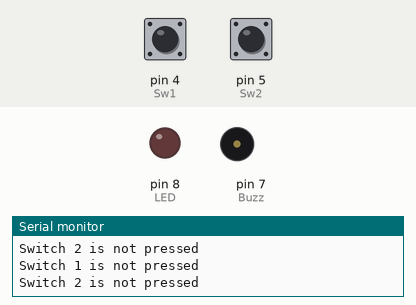
Simulated run of this sketch. Board: Arduino Uno, built with avr-gcc and run on an emulated ATmega328P. Parts: output pins drawn as LEDs (lit = HIGH), buzzer (waves = sounding), the last lines printed to the serial monitor. The test bench sets the inputs (shaded band); at power-on: pin 5 (Sw2) HIGH, pin 4 (Sw1) HIGH.

Above: at 2.8 s.
2.9 s: pin 5 (Sw2) pulled LOW for 3.2 s
At 6.1 s:
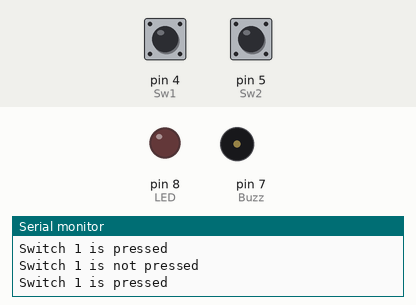
7.6 s: pin 4 (Sw1) pulled LOW for 1.2 s
At 8.9 s:
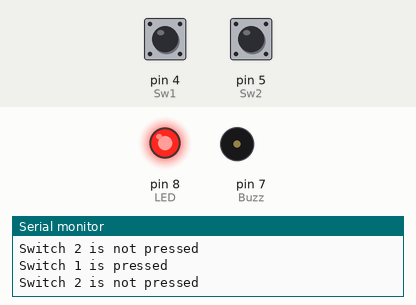
11.2 s: pin 4 (Sw1) pulled LOW for 3.2 s
At 15.5 s:
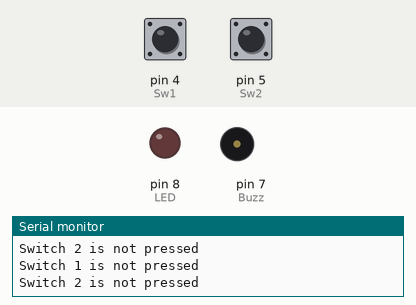
16.2 s: pin 4 (Sw1) driven LOW and pin 5 (Sw2) driven LOW
At 16.88 s:
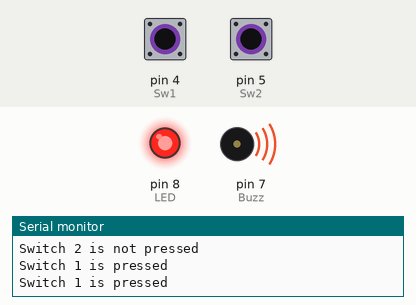
20.3 s: pin 4 (Sw1) driven HIGH
At 20.63 s:
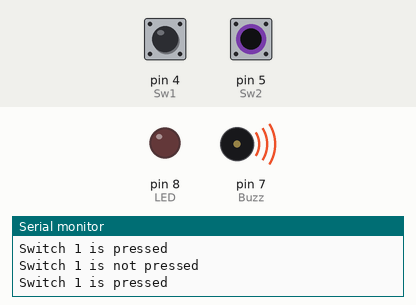
Timing chart, 0 to 25.4 s (numbered marks = the images above; inputs shaded):
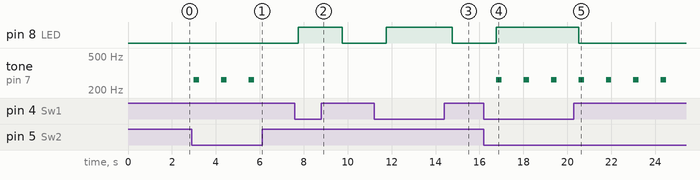

The sketch:

sketch.ino
```cpp
int Sw1=4;
int Sw2=5;
int LED=8;
int Buzz=7;
void setup()
{
  pinMode(Buzz, OUTPUT);
  pinMode(LED,OUTPUT);
  pinMode(Sw1, INPUT_PULLUP);
  pinMode(Sw2, INPUT_PULLUP);
  Serial.begin(9600);
}
void loop()
{
  int S_1,S_2;
  S_1=digitalRead(Sw1);
  S_2=digitalRead(Sw2);
  if(S_1==LOW)
  {
    tone(Buzz,262,250);
    digitalWrite(LED,HIGH);
    Serial.println("Switch 1 is pressed");
  }
  else
  {
    digitalWrite(LED,LOW);
    Serial.println("Switch 1 is not pressed");
  }
   if(S_2==LOW)
  {
    tone(Buzz,262,250);
    Serial.println("Switch 1 is pressed");
    delay(250);
  }
  else
  {
    noTone(Buzz);
    Serial.println("Switch 2 is not pressed");
  }
    delay(1000);
}
```

Measured:
- after the input at 2.9 s, tone on pin 7 (Buzz): alternates 262 Hz for 0.25 s and silent for 1.0 s, 6 changes in all, then stays silent, starting after 0.10 s
- after the input at 7.6 s, pin 8 (LED): LOW → HIGH after 0.15 s, → LOW 2.0 s later
- after the input at 11.2 s, pin 8 (LED): LOW → HIGH after 0.55 s, → LOW 3.0 s later
- after the input at 16.2 s, pin 8 (LED): LOW → HIGH after 0.56 s; tone on pin 7 (Buzz): alternates 262 Hz for 0.25 s and silent for 1.0 s, starting after 0.56 s
- after the input at 20.3 s, pin 8 (LED): HIGH → LOW after 0.21 s
